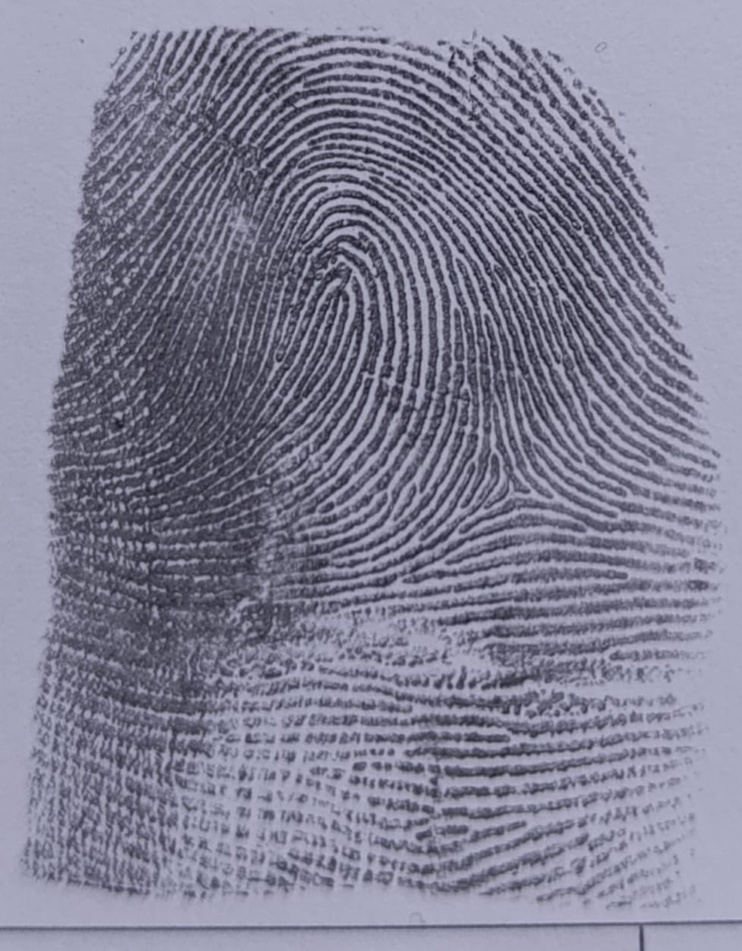
#> input picture uploads/20250324_113944_1_IMG-20250319-WA0136.jpg, 742 x 951 px, shrunk from 979 x 1256 before the run
$ python -i minutiae_extraction.py   (imports and definitions only)   (older library calls are emulated)
#> lines starting #> are read from the running program, lines starting #| are printed output that depends on the picture
#> further down, picture is the input picture: shape (951, 742, 3); mean B, G, R 148.5, 128.8, 129.6
import cv2
import numpy as np

def extract_minutiae(image, max_points=100, quality_threshold=0.8):
    """استخراج نقاط التفاصيل من البصمة"""
#> called with max_points = 100, quality_threshold = 0.8
    try:
        # تحويل الصورة إلى تدرج رمادي
        if len(image.shape) == 3:
            gray = cv2.cvtColor(image, cv2.COLOR_BGR2GRAY)
        else:
            gray = image

        # تطبيق فلتر Sobel للكشف عن الحواف
        sobelx = cv2.Sobel(gray, cv2.CV_64F, 1, 0, ksize=3)
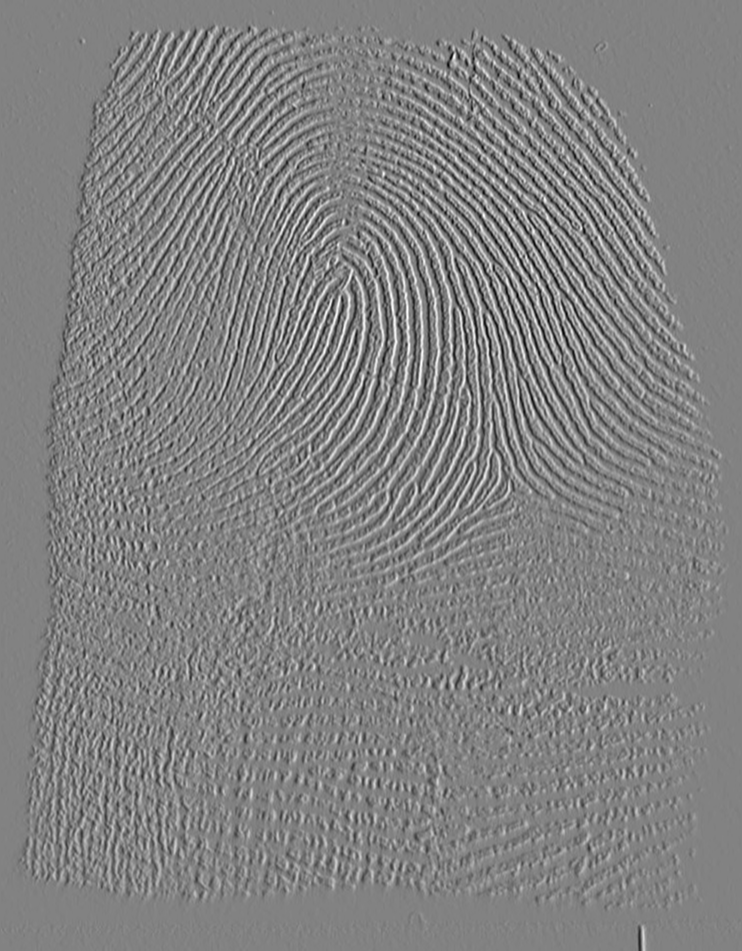
#> sobelx: shape (951, 742) float64; min -441, max 424, mean 0.1; drawn with min black and max white
        sobely = cv2.Sobel(gray, cv2.CV_64F, 0, 1, ksize=3)
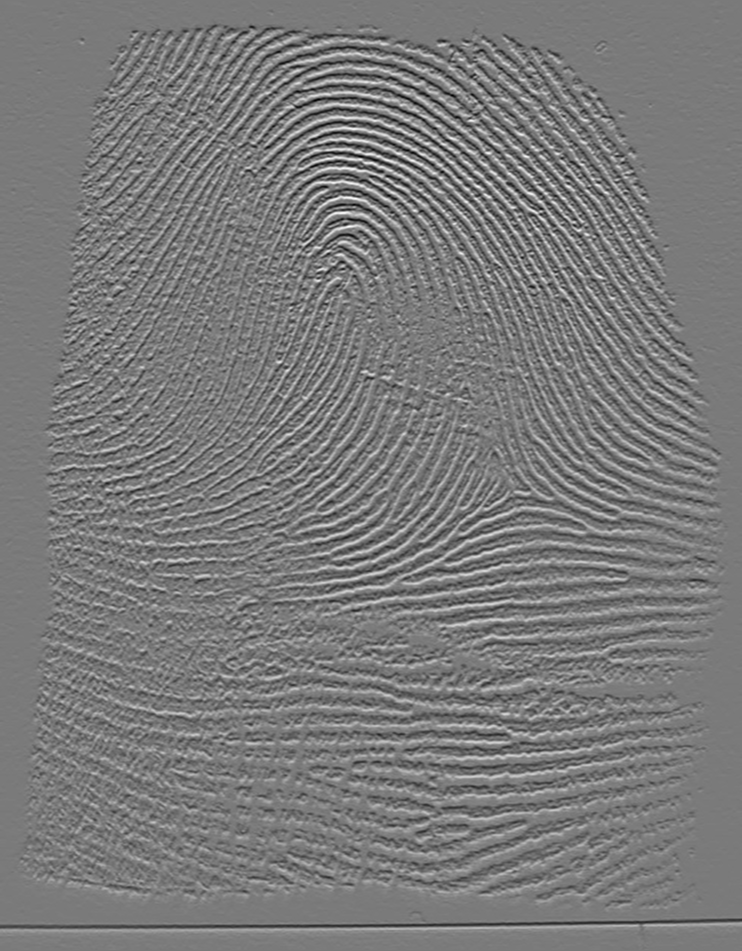
#> sobely: shape (951, 742) float64; min -407, max 440, mean 0; drawn with min black and max white

        # حساب اتجاه الحواف
        direction = np.arctan2(sobely, sobelx)
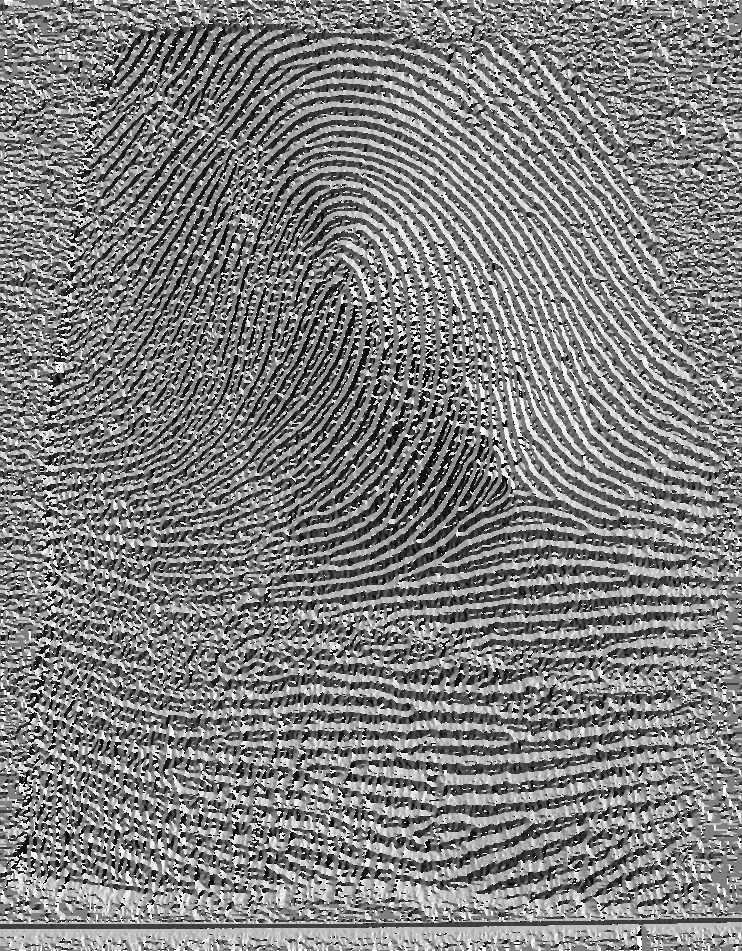
#> direction: shape (951, 742) float64; min -3.14, max 3.14, mean 0.019; drawn with min black and max white

        # تطبيق فلتر Harris للكشف عن الزوايا
        corners = cv2.goodFeaturesToTrack(gray, max_points, 0.01, 10)
#> corners = 100 rows, first 8: [469, 119], [326, 188], [370, 177], [386, 177], [344, 223], [558, 362], [475, 75], [354, 277]

        if corners is None:
            return []

        # تحويل النقاط إلى قائمة من الإحداثيات
        minutiae = []
        for corner in corners:
            x, y = corner.ravel()
            # حساب جودة النقطة بناءً على قوة الحافة
            edge_strength = np.sqrt(sobelx[int(y), int(x)]**2 + sobely[int(y), int(x)]**2)
            edge_strength = edge_strength / np.max(edge_strength)  # تطبيع القوة

            # إضافة النقطة فقط إذا كانت جودتها أعلى من العتبة
            if edge_strength >= quality_threshold:
                angle = direction[int(y), int(x)]
                minutiae.append({
                    'x': int(x),
                    'y': int(y),
                    'angle': float(angle),
                    'quality': float(edge_strength)
                })
#> this loop made 100 passes
#> (x, y, angle) on passes 1 to 12: (469, 119, 2.89), (326, 188, -0.222), (370, 177, -2.29), (386, 177, -3.12), (344, 223, -1.03), (558, 362, 1.38), (475, 75, -0.676), (354, 277, -1.91), (372, 379, -0.703), (365, 252, 1.55), (572, 223, 0.884), (357, 237, -1.79)
#> after the loop, minutiae = 100 items

        return minutiae
    except Exception as e:
        print(f"Error in extract_minutiae: {str(e)}")
        return []

def visualize_minutiae(image, minutiae):
    """رسم نقاط التفاصيل على الصورة"""
    try:
        # نسخ الصورة
        if len(image.shape) == 2:
            visualization = cv2.cvtColor(image.copy(), cv2.COLOR_GRAY2BGR)
        else:
            visualization = image.copy()

        # رسم النقاط
        for point in minutiae:
            x = point['x']
            y = point['y']
            angle = point['angle']

            # رسم دائرة حول النقطة
            cv2.circle(visualization, (x, y), 3, (0, 255, 0), -1)

            # رسم خط يمثل الاتجاه
            end_x = int(x + 10 * np.cos(angle))
            end_y = int(y + 10 * np.sin(angle))
            cv2.line(visualization, (x, y), (end_x, end_y), (255, 0, 0), 1)

        return visualization
    except Exception as e:
        print(f"Error in visualize_minutiae: {str(e)}")
        return image

>>> import cv2
>>> picture = cv2.imread('../../uploads/20250324_113944_1_IMG-20250319-WA0136.jpg')
>>> result = extract_minutiae(picture)
#> result = 100 items

$ run again, on uploads/20250324_113944_2_IMG-20250319-WA0135.jpg
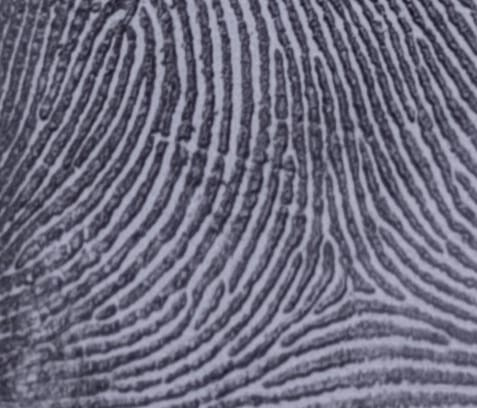
#> input picture uploads/20250324_113944_2_IMG-20250319-WA0135.jpg, 477 x 408 px
#> picture is the input picture: shape (408, 477, 3); mean B, G, R 126.8, 108, 109.4
#> in extract_minutiae, `sobely = cv2.Sobel(gray, cv2.CV_64F, 0, 1, ksize=3)`:
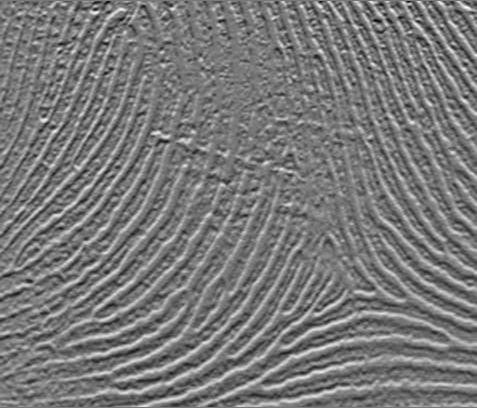
#> sobely: shape (408, 477) float64; min -292, max 324, mean 0.2; drawn with min black and max white
#> in extract_minutiae, `direction = np.arctan2(sobely, sobelx)`:
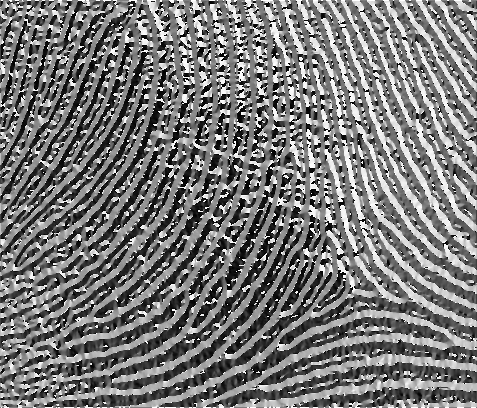
#> direction: shape (408, 477) float64; min -3.14, max 3.14, mean -0.161; drawn with min black and max white
#> corners = 100 rows, first 8: [398, 17], [125, 33], [145, 78], [412, 121], [91, 13], [325, 16], [170, 7], [154, 135]
#> the loop in extract_minutiae, `for corner in corners:` made 100 passes
#> (x, y, angle) on passes 1 to 8: (398, 17, -1.68), (125, 33, 1.54), (145, 78, 2.01), (412, 121, 1.33), (91, 13, 1.19), (325, 16, -1.51), (170, 7, 2.92), (154, 135, -0.0073)
#> after the loop in extract_minutiae, `for corner in corners:`: minutiae = 100 items
